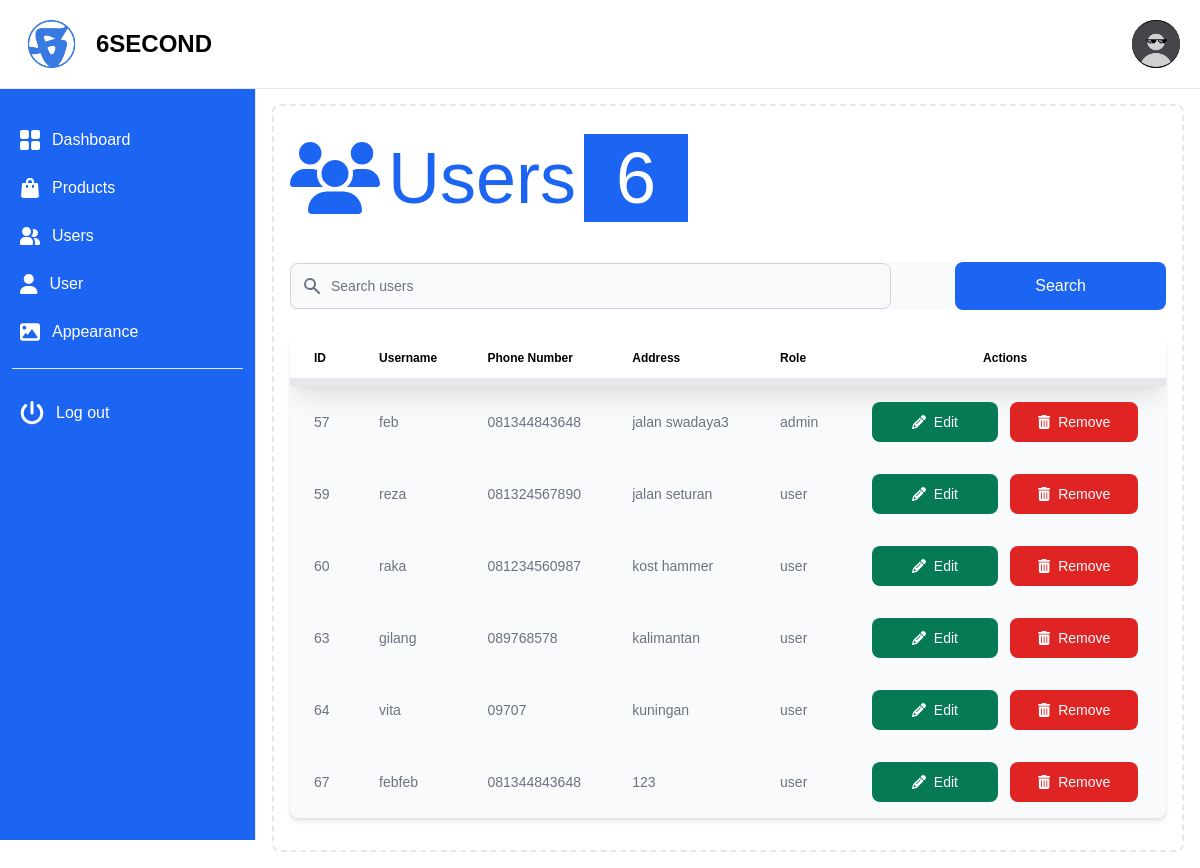
/admin_user.php (signed in), run on the app's committed database.
### tables this page shows
CREATE TABLE `users` (
  `id` int NOT NULL,
  `username` varchar(50) DEFAULT NULL,
  `password` varchar(255) DEFAULT NULL,
  `phone_number` varchar(15) DEFAULT NULL,
  `address` varchar(255) DEFAULT NULL,
  `role` varchar(100) NOT NULL,
  `profile_picture` varchar(255) DEFAULT NULL
);

### admin_user.php (the view, shortened to what this page needs)
<?php
require_once 'koneksi.php';
$sql_count = "SELECT COUNT(*) AS total_users FROM users";
$result_count = $connection->query($sql_count);
$row_count = $result_count->fetch_assoc();
$total_users = $row_count['total_users'];
?>
<!DOCTYPE html>
<html lang="en">
<head>
    <link href="/output.css" rel="stylesheet">
    <link rel="stylesheet" href="assets/app.css" />
    <script src="https://cdn.tailwindcss.com"></script>
    <link href="https://cdn.jsdelivr.net/npm/tailwindcss@2.2.19/dist/tailwind.min.css" rel="stylesheet" />
    <link href="https://cdnjs.cloudflare.com/ajax/libs/flowbite/2.3.0/flowbite.min.css" rel="stylesheet" />
    <link rel="stylesheet" href="https://cdnjs.cloudflare.com/ajax/libs/font-awesome/6.0.0-beta3/css/all.min.css" />
</head>
<body>
<header>
    <?php require_once 'admin_header.php'; ?>
</header>
<main>
    <div id="content" class="content">
        <div class="p-4 sm:ml-64 md:mt-10 mt-10">
            <div class="p-4 border-2  border-gray-200 border-dashed rounded-lg mt-12">
                <div class="grid grid-cols-1 mb-4">
                    <div class="flex items-center justify-start gap-2 md:h-28 rounded bg-white">
                        <i class="fa-solid fa-users md:text-7xl text-blue-600"></i>
                        <p class="md:text-7xl text-blue-600">Users</p>
                        <div class="bg-blue-600 py-2 px-8">
                            <p class="text-white md:text-7xl"><?php echo $total_users; ?></p>
                        </div>
                    </div>
                </div>
                <div class="mb-4 rounded bg-gray-50">
              <form class="flex items-center my-7 md:gap-x-14">
                <div class="relative w-full">
                  <div class="absolute inset-y-0 left-0 flex items-center pl-3 pointer-events-none">
                  </div>
                  <input
                    type="text"
                    id="simple-search"
                    placeholder="Search users"
                    required=""
                    class="bg-gray-50 border border-gray-300 text-black text-sm rounded-lg focus:ring-primary-500 focus:border-primary-500 block w-full pl-10 py-3" />
                </div>
                <button type="submit" class="md:px-20 py-3 bg-blue-600 text-white md:text-base rounded-lg ml-2 hover:bg-blue-700 focus:outline-none focus:bg-blue-700">Search</button>
              </form>
                </div>
                <div class="mb-4 rounded bg-gray-50">
                    <div class="relative overflow-x-auto shadow-md sm:rounded-lg">
                        <table class="w-full text-sm text-left rtl:text-right text-gray-500 dark:text-gray-400">
                            <thead class="text-xs text-black bg-white border-b-8 border-gray-200 shadow-xl">
                                <tr>
                                    <th scope="col" class="px-6 py-3">ID</th>
                                    <th scope="col" class="px-6 py-3">Username</th>
                                    <th scope="col" class="px-6 py-3">Phone Number</th>
                                    <th scope="col" class="px-6 py-3">Address</th>
                                    <th scope="col" class="px-6 py-3">Role</th>
                                    <th scope="col" class="px-6 py-3 text-center">Actions</th>
                                </tr>
                            </thead>
                            <tbody>
                                <?php
                                $sql = "SELECT * FROM users";
                                $result = $connection->query($sql);
                                if ($result->num_rows > 0) {
                                    while ($row = $result->fetch_assoc()) {
                                        echo "<tr>";
                                        echo "<td class='px-6 py-4 text-gray-500'>{$row['id']}</td>";
                                        echo "<td class='px-6 py-4 text-gray-500'>{$row['username']}</td>";
                                        echo "<td class='px-6 py-4 text-gray-500'>{$row['phone_number']}</td>";
                                        echo "<td class='px-6 py-4 text-gray-500'>{$row['address']}</td>";
                                        echo "<td class='px-6 py-4 text-gray-500'>{$row['role']}</td>";
                                        echo "<td class='flex items-center justify-center px-6 py-4'>";
                                        echo "<a href='?edit_user={$row['id']}' class='flex items-center justify-center gap-x-2 font-medium bg-green-600 rounded-lg text-white hover:bg-green-700 px-10 py-2.5 hover:underline'>";
                                        echo "<i class='fa-solid fa-pencil'></i> Edit";
                                        echo "</a>";
                                        echo "<a href='?hapus_user={$row['id']}' class='flex items-center justify-center gap-x-2 font-medium bg-red-600 rounded-lg text-white hover:bg-red-700 px-7 py-2.5 hover:underline ms-3'>";
                                        echo "<i class='fa-solid fa-trash-can'></i> Remove";
                                        echo "</a>";
                                        echo "</td>";
                                        echo "</tr>";
                                    }
                                }
                                ?>
                            </tbody>
                        </table>
                    </div>
                </div>
            </div>
        </div>
    </div>
    <aside>
        <?php require_once 'admin_aside_menu.php'; ?>
    </aside>
</main>
</body>
</html>

### assets/app.css (style rules this page uses)
* { box-sizing: border-box; }
body { margin: 0; font-family: Poppins; overflow-x: hidden; }
* { margin: 0; padding: 0; box-sizing: border-box; font-family: "Poppins", sans-serif; }

### data on the page
users: id "57", username "feb", phone_number "081344843648", address "jalan swadaya3", role "admin"
users: id "59", username "reza", phone_number "081324567890", address "jalan seturan", role "user"
users: id "60", username "raka", phone_number "081234560987", address "kost hammer", role "user"
users: id "63", username "gilang", phone_number "089768578", address "kalimantan", role "user"
users: id "64", username "vita", phone_number "09707", address "kuningan", role "user"
users: id "67", username "febfeb", phone_number "081344843648", address "123", role "user"

### other printed values
$total_users "6"
